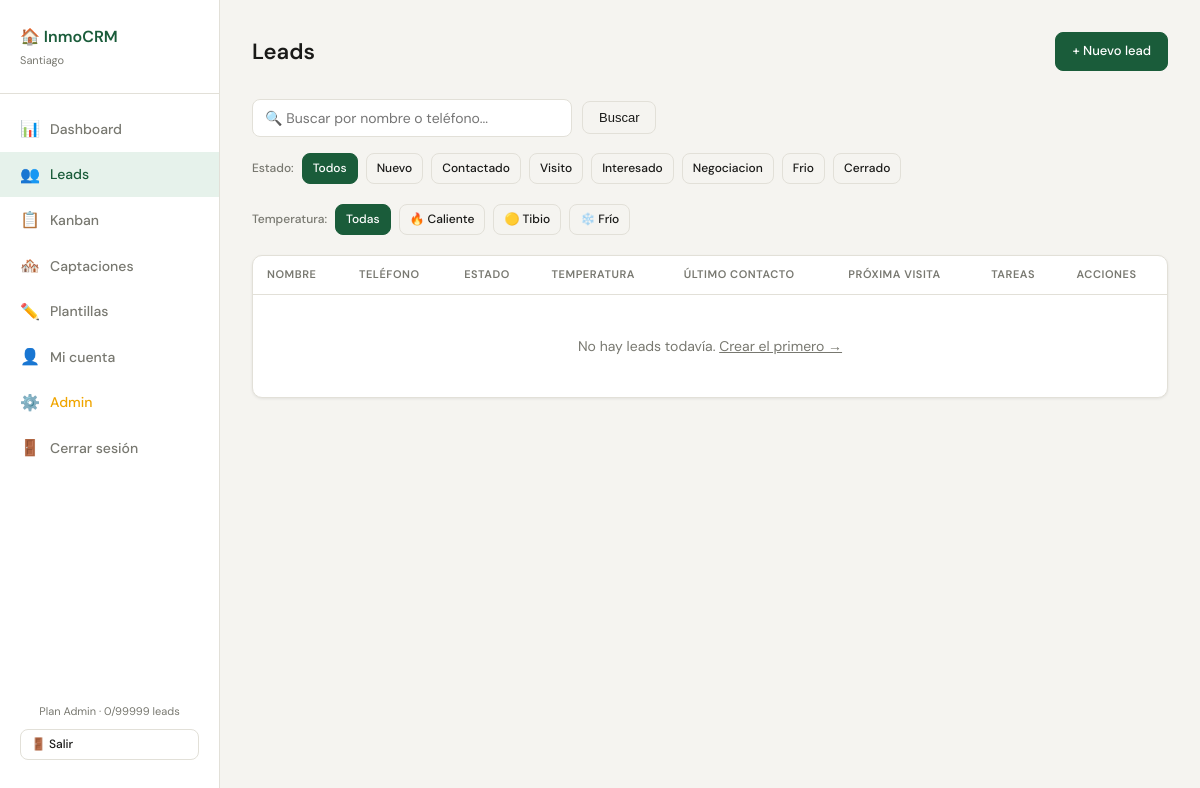
The app's page /leads (signed in) with its own data.
### database.py (models this page shows, shortened)
class Usuario(db.Model):
    __tablename__ = 'usuarios'
    id              = db.Column(db.Integer, primary_key=True)
    email           = db.Column(db.String(120), unique=True, nullable=False)
    password_hash   = db.Column(db.String(256), nullable=False)
    nombre          = db.Column(db.String(100), nullable=False)
    plan            = db.Column(db.String(20), default='basico')
    periodo_prueba  = db.Column(db.Boolean, default=True)
    prueba_expira   = db.Column(db.DateTime, nullable=True)
    activo          = db.Column(db.Boolean, default=True)
    es_admin        = db.Column(db.Boolean, default=False)
    creado_en       = db.Column(db.DateTime, default=datetime.now)
    leads   = db.relationship('Lead',   backref='usuario', lazy=True, cascade='all, delete-orphan')
    visitas = db.relationship('Visita', backref='usuario', lazy=True, cascade='all, delete-orphan')
    tareas  = db.relationship('Tarea',  backref='usuario', lazy=True, cascade='all, delete-orphan')
    PLANES = {
        'basico':  {'nombre': 'Básico',   'limite': 30,  'precio': 10},
        'pro':     {'nombre': 'Pro',      'limite': 70,  'precio': 30},
        'premium': {'nombre': 'Premium',  'limite': 150, 'precio': 40},
    }
    @property
    def limite_leads(self):
        if self.es_admin:
            return 99999
        return self.PLANES.get(self.plan, self.PLANES['basico'])['limite']
    @property
    def plan_nombre(self):
        if self.es_admin:
            return 'Admin'
        return self.PLANES.get(self.plan, self.PLANES['basico'])['nombre']
    @property
    def leads_count(self):
        return len(self.leads)
    @property
    def prueba_activa(self):
        return self.periodo_prueba and self.prueba_expira and datetime.now() <= self.prueba_expira

### app.py (the view)
@app.route('/leads')
@login_requerido
def leads():
    u = usuario_actual()
    estado_filtro = request.args.get('estado', '')
    temp_filtro   = request.args.get('temperatura', '')
    busqueda      = request.args.get('q', '')
    query = Lead.query.filter_by(usuario_id=u.id)
    if estado_filtro:
        query = query.filter_by(estado=estado_filtro)
    if temp_filtro:
        query = query.filter_by(temperatura=temp_filtro)
    if busqueda:
        query = query.filter(
            db.or_(Lead.nombre.ilike(f'%{busqueda}%'), Lead.telefono.ilike(f'%{busqueda}%'))
        )
    leads = query.order_by(Lead.ultimo_contacto.desc()).all()
    return render_template('leads.html', leads=leads, usuario=u,
                           estado_filtro=estado_filtro, temp_filtro=temp_filtro, busqueda=busqueda)

### app.py (called while the page is built)
def login_requerido(f):
    @wraps(f)
    def decorador(*args, **kwargs):
        if not session.get('usuario_id'):
            return redirect(url_for('login'))
        return f(*args, **kwargs)
    return decorador

def usuario_actual():
    return Usuario.query.get(session.get('usuario_id'))

### templates/leads.html (shortened to what this page needs)
{% extends 'base.html' %}
{% block content %}
<div class="page-header">
  <h2>Leads</h2>
  <a href="{{ url_for('nuevo_lead') }}" class="btn btn-primary">+ Nuevo lead</a>
</div>
<form method="GET" action="{{ url_for('leads') }}" style="margin-bottom:16px;">
  <div style="display:flex;gap:10px;align-items:center;">
    <input
      type="text"
      name="q"
      value="{{ busqueda }}"
      class="form-control"
      placeholder="🔍 Buscar por nombre o teléfono..."
      style="max-width:320px;"
    >
    <button type="submit" class="btn btn-ghost">Buscar</button>
  </div>
</form>
<div style="display:flex;gap:8px;margin-bottom:20px;flex-wrap:wrap;align-items:center;">
  <span style="font-size:12px;color:var(--muted);font-weight:500;">Estado:</span>
  <a href="{{ url_for('leads', q=busqueda, temperatura=temp_filtro) }}"
     class="btn btn-sm {{ 'btn-primary' if not estado_filtro else 'btn-ghost' }}">Todos</a>
  {% for e in ['nuevo','contactado','visito','interesado','negociacion','frio','cerrado'] %}
  <a href="{{ url_for('leads', estado=e, q=busqueda, temperatura=temp_filtro) }}"
     class="btn btn-sm {{ 'btn-primary' if estado_filtro == e else 'btn-ghost' }}">{{ e|capitalize }}</a>
  {% endfor %}
</div>
<div style="display:flex;gap:8px;margin-bottom:20px;flex-wrap:wrap;align-items:center;">
  <span style="font-size:12px;color:var(--muted);font-weight:500;">Temperatura:</span>
  <a href="{{ url_for('leads', q=busqueda, estado=estado_filtro) }}"
     class="btn btn-sm {{ 'btn-primary' if not temp_filtro else 'btn-ghost' }}">Todas</a>
  <a href="{{ url_for('leads', temperatura='caliente', q=busqueda, estado=estado_filtro) }}"
     class="btn btn-sm {{ 'btn-primary' if temp_filtro == 'caliente' else 'btn-ghost' }}">🔥 Caliente</a>
  <a href="{{ url_for('leads', temperatura='tibio', q=busqueda, estado=estado_filtro) }}"
     class="btn btn-sm {{ 'btn-primary' if temp_filtro == 'tibio' else 'btn-ghost' }}">🟡 Tibio</a>
  <a href="{{ url_for('leads', temperatura='frio', q=busqueda, estado=estado_filtro) }}"
     class="btn btn-sm {{ 'btn-primary' if temp_filtro == 'frio' else 'btn-ghost' }}">❄️ Frío</a>
</div>
<div class="card" style="padding:0;">
  <div class="table-wrap">
    <table>
      <thead>
        <tr>
          <th>Nombre</th>
          <th>Teléfono</th>
          <th>Estado</th>
          <th>Temperatura</th>
          <th>Último contacto</th>
          <th>Próxima visita</th>
          <th>Tareas</th>
          <th>Acciones</th>
        </tr>
      </thead>
      <tbody>
        {% for lead in leads %}
        {% set inactivo = lead.dias_sin_contacto > 7 and lead.temperatura in ['caliente','tibio'] and lead.estado != 'cerrado' %}
        <tr {% if inactivo %}style="background:#FFF8F8;"{% endif %}>
          <td>
            <div style="display:flex;align-items:center;gap:8px;">
              {% if inactivo %}
              <span title="{{ lead.dias_sin_contacto }} días sin contacto" style="font-size:14px;">🔴</span>
              {% endif %}
              <a href="{{ url_for('ver_lead', id=lead.id) }}"
                 style="font-weight:600;color:var(--accent);text-decoration:none;">
                {{ lead.nombre }}
              </a>
            </div>
            {% if inactivo %}
            <div style="font-size:11px;color:var(--red);margin-top:2px;">
              ⚠ {{ lead.dias_sin_contacto }} días sin contacto
            </div>
            {% endif %}
          </td>
          <td style="font-family:'DM Mono',monospace;font-size:13px;">{{ lead.telefono }}</td>
          <td><span class="badge badge-muted">{{ lead.estado|capitalize }}</span></td>
          <td><span class="badge badge-{{ lead.temperatura }}">{{ lead.temperatura|capitalize }}</span></td>
          <td style="font-size:13px;">
            {{ lead.ultimo_contacto.strftime('%d/%m/%Y') if lead.ultimo_contacto else '–' }}
          </td>
          <td style="font-size:13px;">
            {% if lead.visita_proxima %}
            <span style="color:
              {% if lead.visita_proxima.urgencia == 'hoy' %}var(--red)
              {% elif lead.visita_proxima.urgencia == 'manana' %}var(--amber)
              {% else %}var(--accent){% endif %};font-weight:500;">
              {{ lead.visita_proxima.estado_label }}
            </span>
            {% else %}
            <span style="color:var(--muted);">–</span>
            {% endif %}
          </td>
          <td>
            {% if lead.tareas_pendientes_count > 0 %}
            <span class="badge badge-caliente">{{ lead.tareas_pendientes_count }} pend.</span>
            {% else %}
            <span style="color:var(--muted);font-size:13px;">–</span>
            {% endif %}
          </td>
          <td>
            <div style="display:flex;gap:6px;">
              <a href="{{ url_for('ver_lead', id=lead.id) }}" class="btn btn-ghost btn-sm">Ver</a>
              <a href="https://wa.me/{{ lead.telefono | replace('+','') | replace(' ','') | replace('-','') }}"
                 target="_blank" class="btn btn-wa btn-sm">💬</a>
            </div>
          </td>
        </tr>
        {% else %}
        <tr>
          <td colspan="8" class="empty-state">
            {% if busqueda %}
              No se encontraron resultados para "{{ busqueda }}".
            {% else %}
              No hay leads todavía. <a href="{{ url_for('nuevo_lead') }}">Crear el primero →</a>
            {% endif %}
          </td>
        </tr>
        {% endfor %}
      </tbody>
    </table>
  </div>
</div>
{% endblock %}

### templates/base.html (shortened to what this page needs)
<!DOCTYPE html>
<html lang="es">
<head>
  <link rel="stylesheet" href="{{ url_for('static', filename='css/style.css') }}">
</head>
<body>
<aside class="sidebar">
  <div class="sidebar-brand">
    <h1>🏠 InmoCRM</h1>
    <p>{{ usuario.nombre }}</p>
  </div>
  <nav id="nav-menu">
    <a href="{{ url_for('dashboard') }}" class="{{ 'active' if request.endpoint == 'dashboard' }}">
      <span class="icon">📊</span> Dashboard
    </a>
    <a href="{{ url_for('leads') }}" class="{{ 'active' if request.endpoint in ['leads','ver_lead','nuevo_lead','editar_lead'] }}">
      <span class="icon">👥</span> Leads
    </a>
    <a href="{{ url_for('kanban') }}" class="{{ 'active' if request.endpoint == 'kanban' }}">
      <span class="icon">📋</span> Kanban
    </a>
    <a href="{{ url_for('captaciones') }}" class="{{ 'active' if request.endpoint in ['captaciones','ver_propietario','nuevo_propietario','editar_propietario'] }}">
      <span class="icon">🏘️</span> Captaciones
    </a>
    <a href="{{ url_for('plantillas') }}" class="{{ 'active' if request.endpoint == 'plantillas' }}">
      <span class="icon">✏️</span> Plantillas
    </a>
    <a href="{{ url_for('mi_cuenta') }}" class="{{ 'active' if request.endpoint == 'mi_cuenta' }}">
      <span class="icon">👤</span> Mi cuenta
    </a>
    {% if usuario.es_admin %}
    <a href="{{ url_for('admin') }}" class="{{ 'active' if request.endpoint == 'admin' }}" style="color:#F0A500;">
      <span class="icon">⚙️</span> Admin
    </a>
    {% endif %}
    <a href="{{ url_for('logout') }}">
      <span class="icon">🚪</span> Cerrar sesión
    </a>
  </nav>
  <div style="margin-top:auto;padding:16px 20px;" class="sidebar-logout">
    <div style="font-size:11px;color:var(--muted);text-align:center;margin-bottom:8px;">
      Plan {{ usuario.plan_nombre }} · {{ usuario.leads_count }}/{{ usuario.limite_leads }} leads
    </div>
    <a href="{{ url_for('logout') }}" class="btn btn-ghost btn-sm" style="width:100%;text-align:center;">🚪 Salir</a>
  </div>
</aside>
<main class="main">
  {% block content %}{% endblock %}
</main>
</body>
</html>

### static/css/style.css (style rules this page uses)
*, *::before, *::after { box-sizing: border-box; margin: 0; padding: 0; }
:root { --bg: #F5F4F0; --surface: #FFFFFF; --border: #E2E0D8; --text: #1A1A18; --muted: #787870; --accent: #1A5C3A; --accent-lt: #E6F2EB; --red: #C0392B; --red-lt: #FDECEA; --amber: #B7660A; --amber-lt: #FEF3E2; --blue: #1A4A8A; --blue-lt: #E8F0FB; --radius: 10px; --shadow: 0 1px 3px rgba(0,0,0,.08); }
body { font-family: 'DM Sans', sans-serif; background: var(--bg); color: var(--text); font-size: 15px; line-height: 1.6; }
.sidebar { position: fixed; top: 0; left: 0; width: 220px; height: 100vh; background: var(--surface); border-right: 1px solid var(--border); display: flex; flex-direction: column; padding: 24px 0; z-index: 100; }
.sidebar-brand { padding: 0 20px 24px; border-bottom: 1px solid var(--border); margin-bottom: 12px; }
.sidebar-brand h1 { font-size: 16px; font-weight: 600; color: var(--accent); }
.sidebar-brand p { font-size: 11px; color: var(--muted); margin-top: 2px; }
.sidebar nav a { display: flex; align-items: center; gap: 10px; padding: 10px 20px; color: var(--muted); text-decoration: none; font-size: 14px; font-weight: 500; border-radius: 0; transition: all .15s; }
.sidebar nav a:hover, .sidebar nav a.active { color: var(--accent); background: var(--accent-lt); }
.sidebar nav a .icon { font-size: 16px; width: 20px; text-align: center; }
.main { margin-left: 220px; padding: 32px; min-height: 100vh; }
.page-header { display: flex; align-items: center; justify-content: space-between; margin-bottom: 28px; }
.page-header h2 { font-size: 22px; font-weight: 600; }
.card { background: var(--surface); border: 1px solid var(--border); border-radius: var(--radius); padding: 20px; box-shadow: var(--shadow); }
.btn { display: inline-flex; align-items: center; gap: 6px; padding: 8px 16px; border-radius: 8px; font-size: 13px; font-weight: 500; border: 1px solid transparent; cursor: pointer; text-decoration: none; transition: all .15s; }
.btn-primary { background: var(--accent); color: #fff; border-color: var(--accent); }
.btn-ghost { background: transparent; color: var(--text); border-color: var(--border); }
.btn-sm { padding: 5px 10px; font-size: 12px; }
.table-wrap { overflow-x: auto; }
table { width: 100%; border-collapse: collapse; font-size: 14px; }
thead th { padding: 10px 14px; text-align: left; font-size: 11px; font-weight: 600; text-transform: uppercase; letter-spacing: .05em; color: var(--muted); border-bottom: 1px solid var(--border); }
tbody td { padding: 12px 14px; border-bottom: 1px solid var(--border); vertical-align: middle; }
tbody tr:last-child td { border-bottom: none; }
.form-control { width: 100%; padding: 9px 12px; border: 1px solid var(--border); border-radius: 8px; font-size: 14px; font-family: inherit; background: var(--surface); color: var(--text); transition: border .15s; }
.empty-state { text-align: center; padding: 40px 20px; color: var(--muted); font-size: 14px; }
a { color: inherit; }

### records on screen
Usuario: nombre "Santiago", plan_nombre "Admin", limite_leads "99999"

### other values on screen
{{ usuario.leads_count }} "0"
{{ e|capitalize }} "Nuevo" "Contactado" "Visito" "Interesado" "Negociacion" "Frio" "Cerrado"
